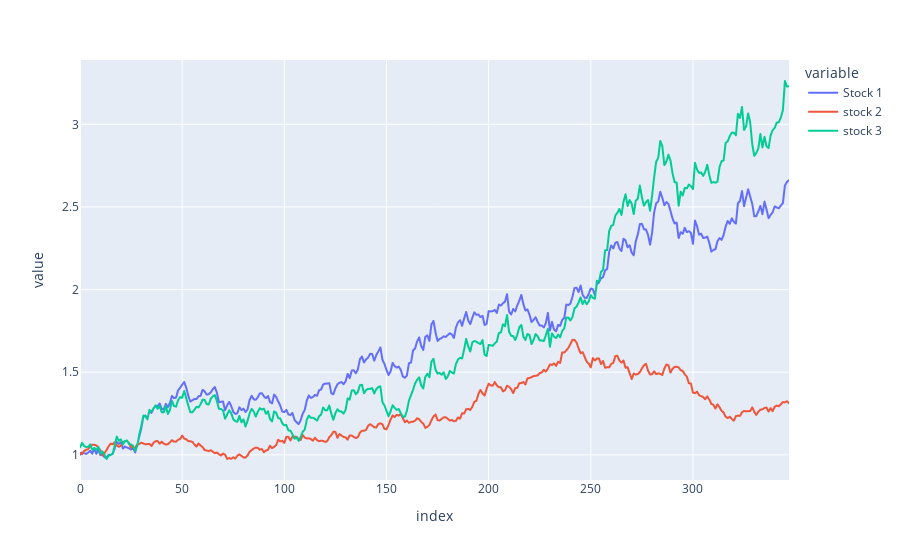

Notebook cell for this chart:
### Code cell
px.line(test_df)

### Figure 1 — Plotly figure (JSON) as saved in the notebook; plotly's stock layout.template omitted (floating-point values rounded to 4 significant figures; data arrays with more than 128 entries replaced by an {"elided": "..."} marker saying what was removed)
{"data": [{"hovertemplate": "variable=Stock 1<br>index=%{x}<br>value=%{y}<extra></extra>", "legendgroup": "Stock 1", "line": {"color": "#636efa", "dash": "solid"}, "marker": {"symbol": "circle"}, "mode": "lines", "name": "Stock 1", "showlegend": true, "type": "scattergl", "x": {"elided": "348 int values"}, "xaxis": "x", "y": {"elided": "348 float values"}, "yaxis": "y"}, {"hovertemplate": "variable=stock 2<br>index=%{x}<br>value=%{y}<extra></extra>", "legendgroup": "stock 2", "line": {"color": "#EF553B", "dash": "solid"}, "marker": {"symbol": "circle"}, "mode": "lines", "name": "stock 2", "showlegend": true, "type": "scattergl", "x": {"elided": "348 int values"}, "xaxis": "x", "y": {"elided": "348 float values"}, "yaxis": "y"}, {"hovertemplate": "variable=stock 3<br>index=%{x}<br>value=%{y}<extra></extra>", "legendgroup": "stock 3", "line": {"color": "#00cc96", "dash": "solid"}, "marker": {"symbol": "circle"}, "mode": "lines", "name": "stock 3", "showlegend": true, "type": "scattergl", "x": {"elided": "348 int values"}, "xaxis": "x", "y": {"elided": "348 float values"}, "yaxis": "y"}], "layout": {"legend": {"title": {"text": "variable"}, "tracegroupgap": 0}, "margin": {"t": 60}, "xaxis": {"anchor": "y", "domain": [0, 1], "title": {"text": "index"}}, "yaxis": {"anchor": "x", "domain": [0, 1], "title": {"text": "value"}}}}
